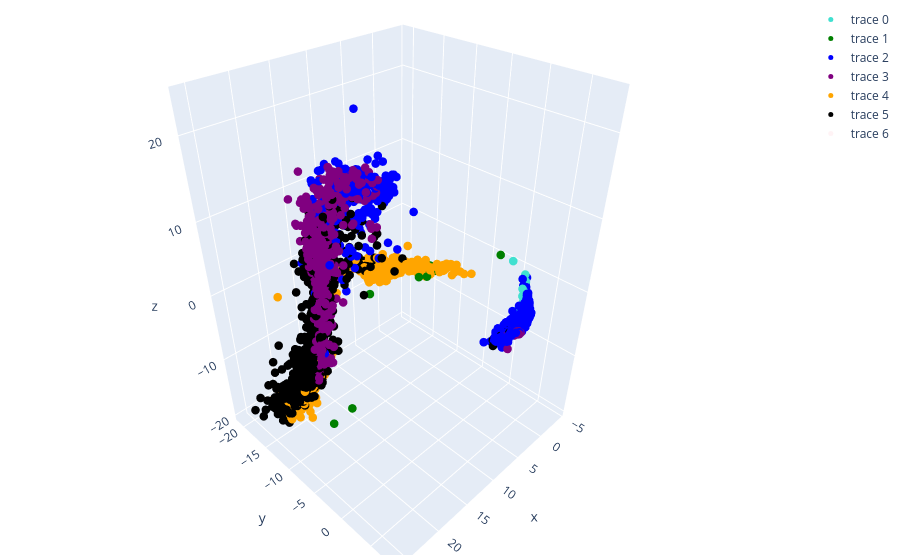

Source (notebook cell):
### Code cell
import plotly.graph_objects as go
colors = ["turquoise", "green", "blue", "purple", "orange", "black", "pink"]
alpha = [1, 1, 1, 1, 1, 1, 0] # last alpha makes last class invisible


traces = []


for i, df in enumerate(class_dfs):
   color = colors[i]
   cur_alpha = alpha[i]
  
   trace = go.Scatter3d(x=df[feat_1],y=df[feat_2],z=df[feat_3], mode='markers',
       marker=dict(
           size=5,
           color=color,
           opacity=cur_alpha
       )
   )
   traces.append(trace)


fig = go.Figure(data=traces)
fig.update_layout(margin=dict(l=5, r=5, b=5, t=5))
fig.show()

### Figure 1 — Plotly figure (JSON) as saved in the notebook; plotly's stock layout.template omitted (floating-point values rounded to 4 significant figures; data arrays with more than 128 entries replaced by an {"elided": "..."} marker saying what was removed)
{"data": [{"marker": {"color": "turquoise", "opacity": 1, "size": 5}, "mode": "markers", "type": "scatter3d", "x": {"elided": "7652 float values"}, "y": {"elided": "7652 float values"}, "z": {"elided": "7652 float values"}}, {"marker": {"color": "green", "opacity": 1, "size": 5}, "mode": "markers", "type": "scatter3d", "x": {"elided": "8681 float values"}, "y": {"elided": "8681 float values"}, "z": {"elided": "8681 float values"}}, {"marker": {"color": "blue", "opacity": 1, "size": 5}, "mode": "markers", "type": "scatter3d", "x": {"elided": "9120 float values"}, "y": {"elided": "9120 float values"}, "z": {"elided": "9120 float values"}}, {"marker": {"color": "purple", "opacity": 1, "size": 5}, "mode": "markers", "type": "scatter3d", "x": {"elided": "356 float values"}, "y": {"elided": "356 float values"}, "z": {"elided": "356 float values"}}, {"marker": {"color": "orange", "opacity": 1, "size": 5}, "mode": "markers", "type": "scatter3d", "x": {"elided": "966 float values"}, "y": {"elided": "966 float values"}, "z": {"elided": "966 float values"}}, {"marker": {"color": "black", "opacity": 1, "size": 5}, "mode": "markers", "type": "scatter3d", "x": {"elided": "673 float values"}, "y": {"elided": "673 float values"}, "z": {"elided": "673 float values"}}, {"marker": {"color": "pink", "opacity": 0, "size": 5}, "mode": "markers", "type": "scatter3d", "x": [21.95, 22.62, 21.56, 18.5, 6.042, 20.1, 22.06, 20.25, 3.967, 5.881, 17.54, 19.01, 3.13, 6.26, 10.47, 4.799, 8.59, 22.29, 7.939, 7.032, 18.33, 8.914, 6.418, 7.035, 18.79, 23.18, 4.644, 19.05, 4.175, 23.73, 20.7, 10.37, 8.247, 3.979, 12.79, 23.48, 5.171, 0.4831, 12.72, 3.986, 4.138, 4.61, 7.137, 21.75, 5.4, 4.994, 7.298, 9.184, 19.1, 20.71, 4.396, 17.82, 4.387, 5.25, 4.483, 6.203, 3.027, 3.001, 3.717, 18.03, 3.129, 22.98, 6.47, 22.77, 17.51, 24.74, 3.873], "y": [-7.337, -7.856, -4.703, -1.242, 6.765, -2.999, -6.465, -1.673, 6.108, 6.861, -6.792, -7.08, 5.55, 6.991, 6.84, 6.517, -11.04, -7.314, 4.466, 6.536, -1.284, -13.6, 6.956, 7.172, -5.382, -14.13, 6.596, -7.261, 6.537, -7.525, -4.281, -12.77, 7.36, 6.508, 6.524, -13.96, 6.444, -2.671, 7.836, 6.56, 6.667, 6.644, 3.97, -4.15, 6.639, 6.333, -11.58, -11.29, -2.595, -5.575, 6.592, 8.166, 6.371, 3.773, 6.586, 6.851, 6.126, 5.974, 4.607, -4.808, 6.081, -14.63, 6.663, -7.337, -6.277, -4.149, 6.488], "z": [4.534, 12.89, 7.648, 3.175, -0.633, 8.843, 6.31, 3.684, -1.004, -0.5138, 4.742, 6.236, -0.8447, -1.379, -2.396, -0.7278, 1.117, 4.723, -2.429, -0.1808, 4.668, -0.2497, -1.359, -0.2913, 5.168, -17.59, -0.5375, 5.495, -0.6871, 11.7, 15.77, 0.6908, -0.2374, -0.5339, -2.023, -16.11, -0.8191, -0.6713, -1.281, -0.4209, -0.6389, -0.8071, -2.78, 9.967, -0.9629, -1.154, 1.447, 3.18, 9.646, 4.249, -0.4679, -0.6634, -0.8203, -2.707, -0.5893, -0.6036, -0.5523, -0.4386, -1.284, 2.865, -0.5212, -18.15, -1.506, 13.11, 4.015, 12.4, -0.6599]}], "layout": {"margin": {"b": 5, "l": 5, "r": 5, "t": 5}}}
